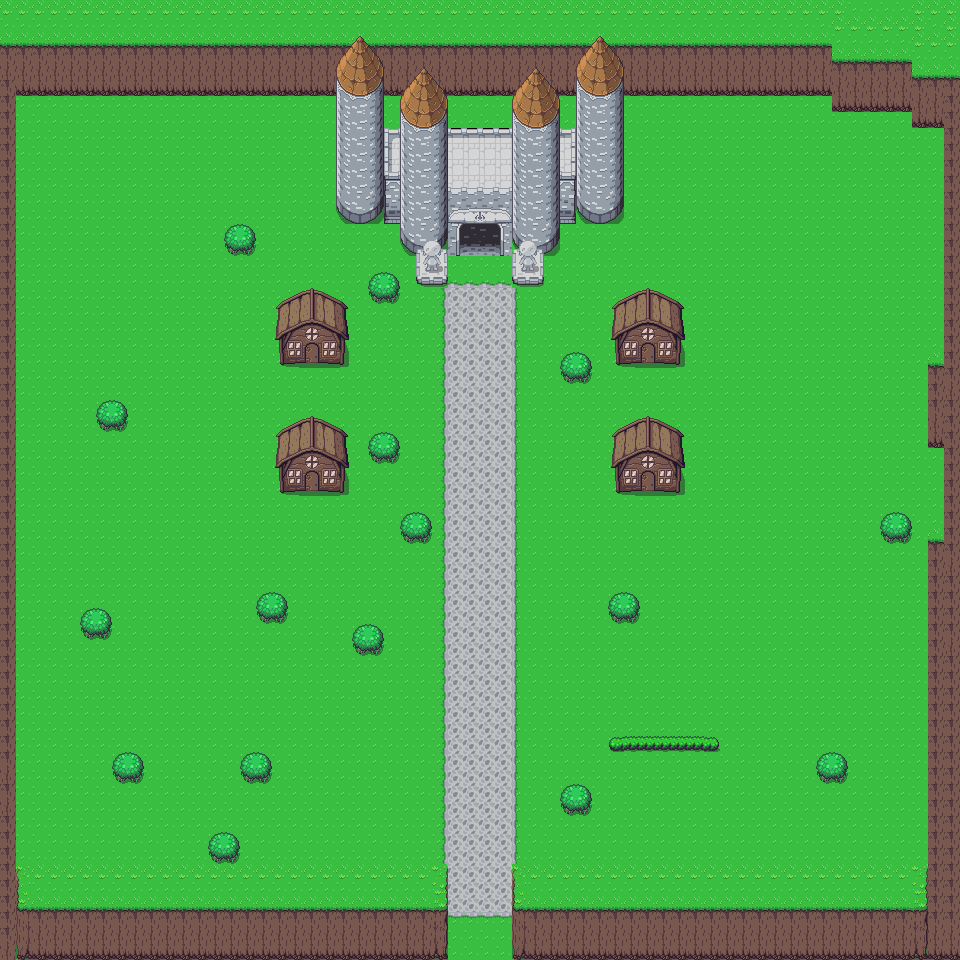

The image is a tile-based game level rendered from a .tmx file. Its description and source (layers, tilesets, objects; grid data summarised) follow:
An orthogonal 60x60 tile map with 16x16 px tiles, 3 tile layers (Base, Objects, Overhangs) and 22 objects (To_King, toHub).

<map version="1.10" tiledversion="1.11.2" orientation="orthogonal" renderorder="right-down" width="60" height="60" tilewidth="16" tileheight="16" infinite="0" nextlayerid="8" nextobjectid="24">
 <tileset firstgid="1" name="overworld" tilewidth="16" tileheight="16" tilecount="1480" columns="40">
  <image source="_tilesets/overworld.png" width="640" height="592" />
 </tileset>
 <layer id="1" name="Base" width="60" height="60">
  <data>[3600 cells, 3600 non-empty, 7 distinct tile ids]</data>
 </layer>
 <layer id="2" name="Objects" width="60" height="60">
  <data>[3600 cells, 1283 non-empty, 82 distinct tile ids]</data>
 </layer>
 <layer id="3" name="Overhangs" width="60" height="60">
  <data>[3600 cells, 152 non-empty, 39 distinct tile ids]</data>
 </layer>
 <objectgroup id="5" name="Walls">
  <object id="2" x="512" y="256" width="32" height="28" />
  <object id="3" x="416" y="256" width="32" height="28" />
  <object id="4" x="452" y="224" width="8" height="32" />
  <object id="5" x="500" y="224" width="8" height="32" />
  <object id="6" x="576" y="188" width="48" height="36" />
  <object id="7" x="336" y="176" width="240" height="48" />
  <object id="8" x="388" y="128" width="180" height="52" />
  <object id="9" x="400" y="228" width="48" height="24" />
  <object id="10" x="512" y="224" width="48" height="32" />
  <object id="12" x="444" y="864" width="4" height="96" />
  <object id="13" x="512" y="864" width="4" height="96" />
  <object id="14" x="16" y="908" width="424" height="4" />
  <object id="15" x="12" y="84" width="8" height="824" />
  <object id="16" x="20" y="84" width="812" height="12" />
  <object id="17" x="832" y="96" width="92" height="16" />
  <object id="18" x="912" y="112" width="52" height="16" />
  <object id="19" x="944" y="128" width="4" height="832" />
  <object id="20" x="924" y="540" width="16" height="416" />
  <object id="21" x="928" y="364" width="16" height="84" />
  <object id="22" x="516" y="908" width="408" height="4" />
 </objectgroup>
 <objectgroup id="6" name="NPC" />
 <objectgroup id="7" name="Transitions">
  <object id="11" name="To_King" x="460" y="228" width="44" height="12" />
  <object id="23" name="toHub" x="448" y="960" width="64" height="12" />
 </objectgroup>
</map>
